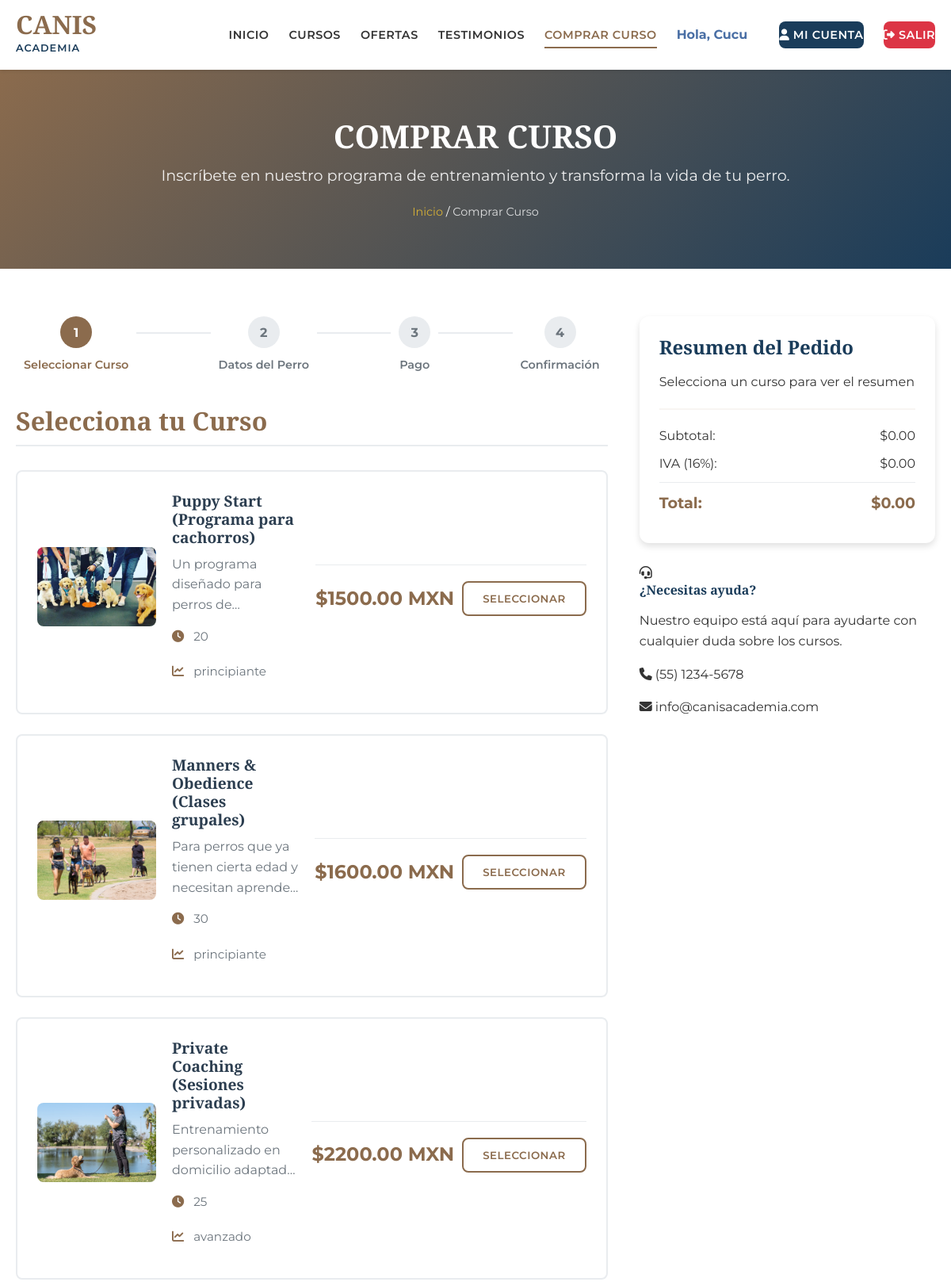
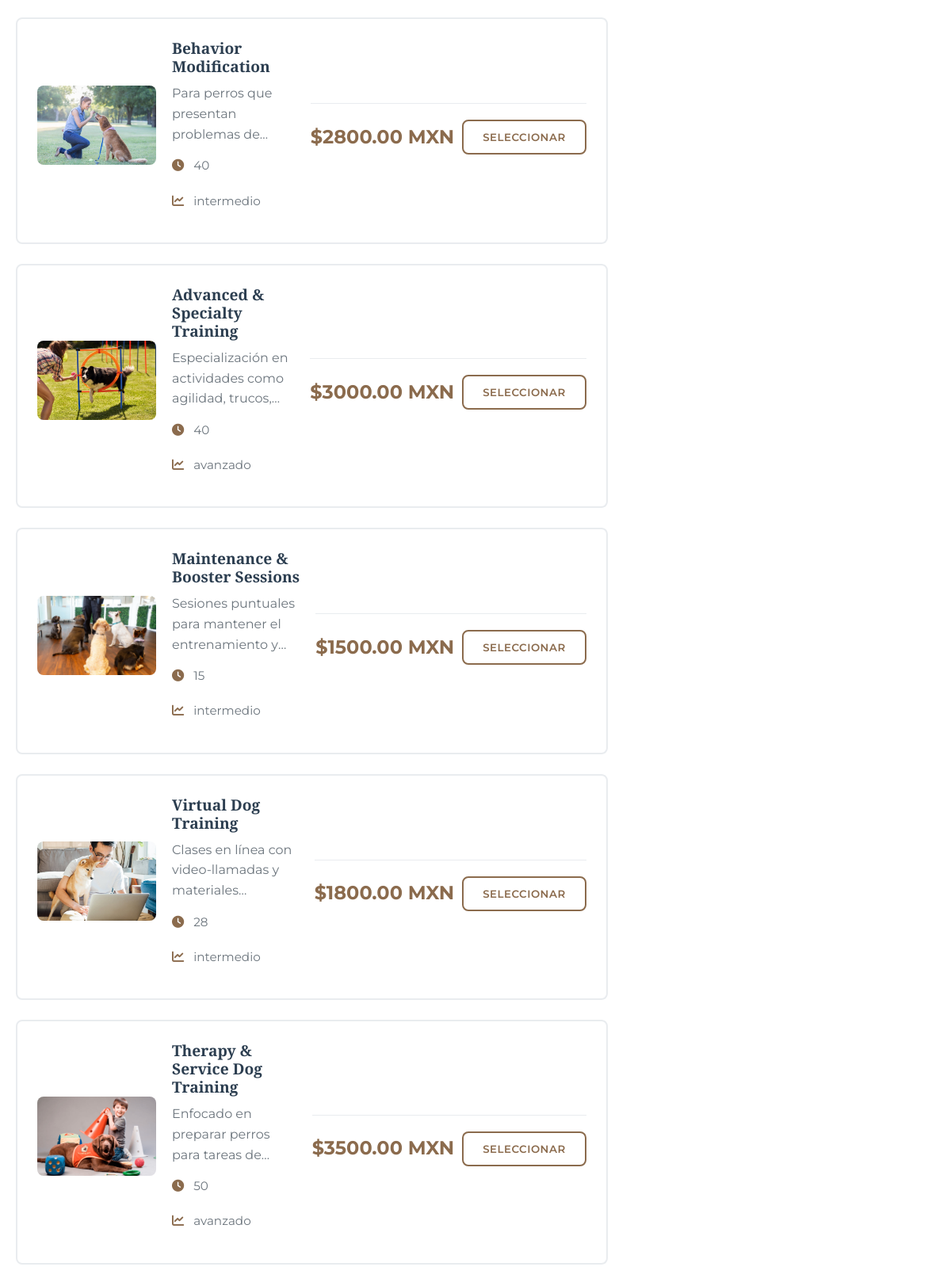
The page /comprar/ (signed in, upper part) on the database its author committed (2 pictures, top to bottom).
### app_Entrenamiento_Canino/models.py (models this page shows, shortened)
class Curso(models.Model):
    nombre = models.CharField(max_length=100)
    descripcion = models.TextField()
    precio = models.DecimalField(max_digits=10, decimal_places=2)
    duracion = models.IntegerField(help_text="Duración en horas")
    nivel = models.CharField(max_length=20, choices=[
        ('principiante', 'Principiante'),
        ('intermedio', 'Intermedio'),
        ('avanzado', 'Avanzado')
    ])
    imagen = models.ImageField(upload_to='cursos/', null=True, blank=True)
    activo = models.BooleanField(default=True)
    fecha_creacion = models.DateTimeField(auto_now_add=True)
    class Meta:
        verbose_name = "Curso"
        verbose_name_plural = "Cursos"

### app_Entrenamiento_Canino/views.py (the view)
# urls.py: path('comprar/', views.comprar_curso, name='comprar_curso'),
@login_required(login_url='/login/')
def comprar_curso(request):
    curso_id = request.GET.get('id')
    curso = None
    if curso_id:
        try:
            curso = Curso.objects.get(id=curso_id)
        except Curso.DoesNotExist:
            curso = None
    cursos_lista = Curso.objects.all()
    return render(request, 'website/comprar-curso.html', {
        'curso_seleccionado': curso,
        'cursos': cursos_lista
    })

### app_Entrenamiento_Canino/templates/website/comprar-curso.html (shortened to what this page needs)
{% load static %}
<!DOCTYPE html>
<html lang="es">
<head>
    <link rel="stylesheet" href="{% static 'website/css/styles.css' %}">
    <link rel="stylesheet" href="https://cdnjs.cloudflare.com/ajax/libs/font-awesome/6.4.0/css/all.min.css">
</head>
<body>
    {% include 'website/partials/navbar.html' %}
    <main class="content-main">
        <section class="page-header">
            <div class="container">
                <h1 class="page-title">COMPRAR CURSO</h1>
                <p class="page-subtitle">Inscríbete en nuestro programa de entrenamiento y transforma la vida de tu perro.</p>
                <div class="breadcrumb">
                    <a href="{% url 'home' %}">Inicio</a> / <span>Comprar Curso</span>
                </div>
            </div>
        </section>
        <section class="purchase-section">
            <div class="container">
                <div class="purchase-grid">
                    <div class="purchase-form-container">
                        <div class="form-steps">
                            <div class="step active" data-step="1">
                                <span class="step-number">1</span>
                                <span class="step-label">Seleccionar Curso</span>
                            </div>
                            <div class="step" data-step="2">
                                <span class="step-number">2</span>
                                <span class="step-label">Datos del Perro</span>
                            </div>
                            <div class="step" data-step="3">
                                <span class="step-number">3</span>
                                <span class="step-label">Pago</span>
                            </div>
                            <div class="step" data-step="4">
                                <span class="step-number">4</span>
                                <span class="step-label">Confirmación</span>
                            </div>
                        </div>
                        <div class="form-step active" id="step-1">
                            <h2>Selecciona tu Curso</h2>
                            <div class="courses-selection" id="courses-selection">
                                {% for curso in cursos %}
                                <div class="course-option" data-id="{{ curso.id }}">
                                    <div class="course-option-content">
                                        <div class="course-image">
                                            {% if curso.imagen %}
                                                <img src="{{ curso.imagen.url }}"
                                                     alt="{{ curso.nombre }}"
                                                     onerror="this.onerror=null; this.src='{% static 'website/images/default-course.jpg' %}'">
                                            {% else %}
                                                <img src="{% static 'website/images/default-course.jpg' %}"
                                                     alt="{{ curso.nombre }}">
                                            {% endif %}
                                        </div>
                                        <div class="course-details">
                                            <h4>{{ curso.nombre }}</h4>
                                            <p class="course-description">{{ curso.descripcion|truncatewords:30 }}</p>
                                            <div class="course-meta">
                                                <span class="duration"><i class="fas fa-clock"></i> {{ curso.duracion }}</span>
                                                <span class="level"><i class="fas fa-chart-line"></i> {{ curso.nivel }}</span>
                                            </div>
                                        </div>
                                        <div class="course-price">
                                            <span class="price">${{ curso.precio }} MXN</span>
                                            <button class="btn btn-outline select-course" data-id="{{ curso.id }}">Seleccionar</button>
                                        </div>
                                    </div>
                                </div>
                                {% empty %}
                                <div class="no-courses">
                                    <i class="fas fa-graduation-cap"></i>
                                    <h3>No hay cursos disponibles</h3>
                                    <p>Por favor, contacta con nosotros para más información.</p>
                                </div>
                                {% endfor %}
                            </div>
                        </div>
                    </div>
                    <div class="order-summary-sidebar">
                        <div class="summary-card">
                            <h3>Resumen del Pedido</h3>
                            <div class="summary-content" id="summary-content">
                                <div class="empty-summary">
                                    <p>Selecciona un curso para ver el resumen</p>
                                </div>
                            </div>
                            <div class="summary-total">
                                <div class="total-line">
                                    <span>Subtotal:</span>
                                    <span id="subtotal">$0.00</span>
                                </div>
                                <div class="total-line">
                                    <span>IVA (16%):</span>
                                    <span id="iva-amount">$0.00</span>
                                </div>
                                <div class="total-line total">
                                    <span>Total:</span>
                                    <span id="total-amount">$0.00</span>
                                </div>
                            </div>
                        </div>
                        <div class="support-card">
                            <div class="support-icon">
                                <i class="fas fa-headset"></i>
                            </div>
                            <h4>¿Necesitas ayuda?</h4>
                            <p>Nuestro equipo está aquí para ayudarte con cualquier duda sobre los cursos.</p>
                            <div class="support-contact">
                                <p><i class="fas fa-phone"></i> (55) 1234-5678</p>
                                <p><i class="fas fa-envelope"></i> info@canisacademia.com</p>
                            </div>
                        </div>
                    </div>
                </div>
            </div>
        </section>
    </main>
</body>
</html>

### app_Entrenamiento_Canino/templates/website/partials/navbar.html (shortened to what this page needs)
{% load static %}
<header class="main-header">
    <div class="header-container">
        <div class="logo">
            <a href="{% url 'home' %}" style="text-decoration: none; color: inherit;">
                <h1>CANIS</h1>
                <span>ACADEMIA</span>
            </a>
        </div>
        <nav class="main-nav">
            <ul class="nav-list">
                <li>
                    <a href="{% url 'home' %}"
                       class="{% if request.resolver_match.url_name == 'home' %}active-link{% endif %}">
                        INICIO
                    </a>
                </li>
                <li>
                    <a href="{% url 'cursos' %}"
                       class="{% if request.resolver_match.url_name == 'cursos' %}active-link{% endif %}">
                        CURSOS
                    </a>
                </li>
                <li>
                    <a href="{% url 'ofertas' %}"
                       class="{% if request.resolver_match.url_name == 'ofertas' %}active-link{% endif %}">
                        OFERTAS
                    </a>
                </li>
                <li>
                    <a href="{% url 'testimonios' %}"
                       class="{% if request.resolver_match.url_name == 'testimonios' %}active-link{% endif %}">
                        TESTIMONIOS
                    </a>
                </li>
                <li>
                    <a href="{% url 'comprar_curso' %}"
                       class="{% if request.resolver_match.url_name == 'comprar_curso' %}active-link{% endif %}">
                        COMPRAR CURSO
                    </a>
                </li>
                {% if user.is_authenticated %}
                    <li style="display: flex; align-items: center; margin-right: 15px; font-weight: bold; color: #4A6FA5;">
                        Hola, {{ user.first_name|default:user.username }}
                    </li>
                    <li class="login-item">
                        <a href="{% url 'perfil' %}" class="nav-login-button">
                            <i class="fas fa-user"></i> MI CUENTA
                        </a>
                    </li>
                    <li class="login-item">
                        <a href="{% url 'logout' %}" class="nav-login-button" style="background-color: #dc3545;">
                            <i class="fas fa-sign-out-alt"></i> SALIR
                        </a>
                    </li>
                {% endif %}
            </ul>
        </nav>
    </div>
</header>

### app_Entrenamiento_Canino/templates/website/comprar-curso.html (style rules this page uses)
.course-option-content { display: grid; grid-template-columns: 150px 1fr auto; gap: 20px; align-items: center; text-align: left; }
.course-option .course-image { width: 150px !important; height: 100px !important; border-radius: 8px; }
.course-details h4 { margin-top: 0; font-size: 1.2rem; color: #2c3e50; }

### rows shown on the page
Curso: imagen (picture), nombre "Puppy Start (Programa para cachorros)", descripcion "Un programa diseñado para perros…", duracion "20", nivel "principiante", precio "1500.00"
Curso: imagen (picture), nombre "Manners & Obedience (Clases grupales)", descripcion "Para perros que ya tienen cierta edad y necesitan…", duracion "30", nivel "principiante", precio "1600.00"
Curso: imagen (picture), nombre "Private Coaching (Sesiones privadas)", descripcion "Entrenamiento personalizado en domicilio…", duracion "25", nivel "avanzado", precio "2200.00"
Curso: imagen (picture), nombre "Behavior Modification", descripcion "Para perros que presentan problemas…", duracion "40", nivel "intermedio", precio "2800.00"
Curso: imagen (picture), nombre "Advanced & Specialty Training", descripcion "Especialización en actividades como agilidad,…", duracion "40", nivel "avanzado", precio "3000.00"
Curso: imagen (picture), nombre "Maintenance & Booster Sessions", descripcion "Sesiones puntuales para mantener el entrenamiento…", duracion "15", nivel "intermedio", precio "1500.00"
Curso: imagen (picture), nombre "Virtual Dog Training", descripcion "Clases en línea con video-llamadas y…", duracion "28", nivel "intermedio", precio "1800.00"
Curso: imagen (picture), nombre "Therapy & Service Dog Training", descripcion "Enfocado en preparar perros para tareas…", duracion "50", nivel "avanzado", precio "3500.00"

### other values the page prints
{{ user.first_name|default:user.username }} "Cucu"
